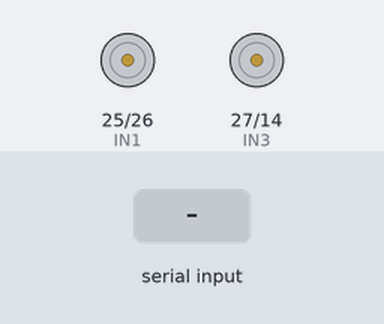
The sketch below on a simulated ESP32. Shown: motor-driver pin pairs drawn as motors (green arrow = first pin HIGH = forward, orange = second pin HIGH = backward, longer = more drive, scaled by the enable pin). Inputs (shaded band) come from the test bench. What the sketch prints to the serial monitor is not drawn.

Above: at 2.2 s.
2.3 s: "1" received over Serial
At 2.52 s:
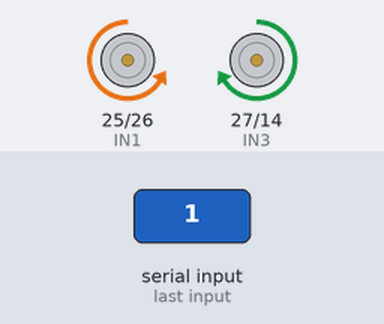
4.2 s: "2" received over Serial
At 4.42 s:
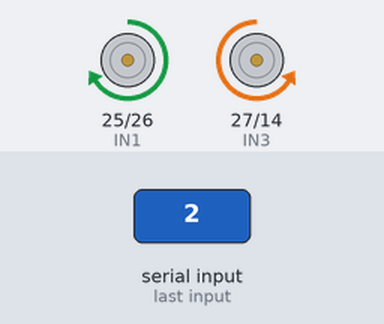
6.1 s: "3" received over Serial
At 7.0 s:
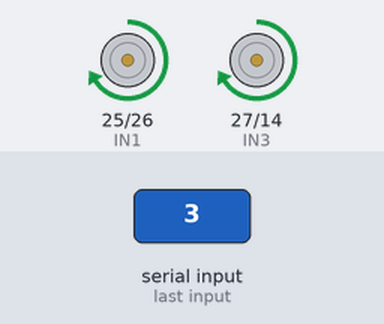
Timing chart, 0 to 9.1 s (numbered marks = the images above; inputs shaded):
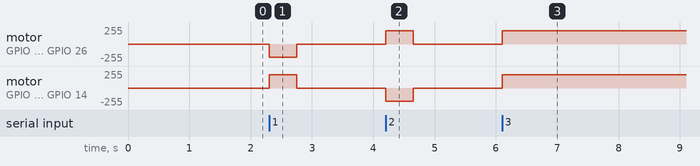

Measured:
- after the input at 2.3 s, motor on GPIO 25 (IN1) / GPIO 26 (IN2): stopped → backward 199/255 at once, → stopped 0.45 s later; motor on GPIO 27 (IN3) / GPIO 14 (IN4): stopped → forward 199/255 at once, → stopped 0.45 s later
- after the input at 4.2 s, motor on GPIO 25 (IN1) / GPIO 26 (IN2): stopped → forward 199/255 at once, → stopped 0.45 s later; motor on GPIO 27 (IN3) / GPIO 14 (IN4): stopped → backward 199/255 at once, → stopped 0.45 s later
- after the input at 6.1 s, motor on GPIO 25 (IN1) / GPIO 26 (IN2), motor on GPIO 27 (IN3) / GPIO 14 (IN4): stopped → forward 199/255 at once

The sketch:

esp32_lxtp.ino
```cpp
#include "BluetoothSerial.h"

// ================= CHỌN COMM TYPE =================
#define USE_SERIAL 1    // 1 = Serial USB, 0 = Bluetooth
// ====================================================

#if USE_SERIAL
  // Dùng Serial USB (UART0 mặc định)
  #define COMM Serial
#else
  // Dùng Bluetooth
  BluetoothSerial SerialBT;
  #define COMM SerialBT
#endif

/* ================= L298N ================= */
#define IN1 25
#define IN2 26
#define IN3 27
#define IN4 14
#define ENA 32
#define ENB 33

#define SPEED_NORMAL 200
#define SPEED_SLOW   120

/* ===== THỜI GIAN QUAY ===== */
#define TURN_90_MS   450
#define TURN_360_MS  1800

/* ================= STATE ================= */
bool allowMove = false;
bool pedestrianStop = false;
unsigned long pedestrianTime = 0;
int currentSpeed = SPEED_NORMAL;

/* ================= MOTOR ================= */
void stopMotor() {
  digitalWrite(IN1, LOW); digitalWrite(IN2, LOW);
  digitalWrite(IN3, LOW); digitalWrite(IN4, LOW);
}

void forward() {
  digitalWrite(IN1, HIGH); digitalWrite(IN2, LOW);
  digitalWrite(IN3, HIGH); digitalWrite(IN4, LOW);
}

void leftRaw() {
  digitalWrite(IN1, LOW);  digitalWrite(IN2, HIGH);
  digitalWrite(IN3, HIGH); digitalWrite(IN4, LOW);
}

void rightRaw() {
  digitalWrite(IN1, HIGH); digitalWrite(IN2, LOW);
  digitalWrite(IN3, LOW);  digitalWrite(IN4, HIGH);
}

void applySpeed() {
  ledcWrite(0, currentSpeed);
  ledcWrite(1, currentSpeed);
}

/* ================= GÓC ================= */
void turnLeft90() {
  leftRaw();
  applySpeed();
  delay(TURN_90_MS);
  stopMotor();
}

void turnRight90() {
  rightRaw();
  applySpeed();
  delay(TURN_90_MS);
  stopMotor();
}

void turnAround360() {
  leftRaw();
  applySpeed();
  delay(TURN_360_MS);
  stopMotor();
}

/* ================= COMMAND ================= */
void processCommand(String cmd) {
  Serial.println("CMD: " + cmd);

  if (cmd == "STOP") {
    allowMove = false;
    pedestrianStop = false;
    stopMotor();
  }
  else if (cmd == "FORWARD") {
    allowMove = true;
    pedestrianStop = false;
    forward();
    applySpeed();
  }
  else if (cmd == "PEDESTRIAN") {
    stopMotor();
    pedestrianStop = true;
    pedestrianTime = millis();
  }
  else if (cmd == "SLOW_DOWN") {
    currentSpeed = SPEED_SLOW;
    if (allowMove) applySpeed();
  }
  else if (cmd == "SPEED_RESUME") {
    currentSpeed = SPEED_NORMAL;
    if (allowMove) applySpeed();
  }
  else if (cmd == "LEFT") {
    turnLeft90();
    forward();
    applySpeed();
  }
  else if (cmd == "RIGHT") {
    turnRight90();
    forward();
    applySpeed();
  }
  else if (cmd == "TURN_AROUND") {
    turnAround360();
    forward();
    applySpeed();
  }
}

/* ================= SETUP ================= */
void setup() {
  Serial.begin(115200);
  delay(1000);

  pinMode(IN1, OUTPUT);
  pinMode(IN2, OUTPUT);
  pinMode(IN3, OUTPUT);
  pinMode(IN4, OUTPUT);

  ledcSetup(0, 1000, 8);
  ledcSetup(1, 1000, 8);
  ledcAttachPin(ENA, 0);
  ledcAttachPin(ENB, 1);

#if USE_SERIAL
  Serial.println("✅ Serial USB Ready");
#else
  SerialBT.begin("ESP32_CAR");
  Serial.println("✅ Bluetooth Ready: ESP32_CAR");
#endif
}

/* ================= LOOP ================= */
void loop() {
  // Read single character (không cần nhấn Enter)
  if (COMM.available()) {
    char ch = COMM.read();

    if (ch == '1') {
      Serial.println("Quay trái");
      turnLeft90();
      allowMove = false;
    }
    else if (ch == '2') {
      Serial.println("Quay phải");
      turnRight90();
      allowMove = false;
    }
    else if (ch == '3') {
      Serial.println("Tiến");
      allowMove = true;
      forward();
      applySpeed();
    }
    else if (ch == '4') {
      Serial.println("Dừng");
      allowMove = false;
      stopMotor();
    }
  }

  // Pedestrian stop handling
  if (pedestrianStop) {
    if (millis() - pedestrianTime >= 4000) {
      pedestrianStop = false;
      if (allowMove) {
        forward();
        applySpeed();
      } else {
        stopMotor();
      }
    }
    return;
  }

  // Normal operation
  if (allowMove) {
    forward();
    applySpeed();
  } else {
    stopMotor();
  }
}
```
